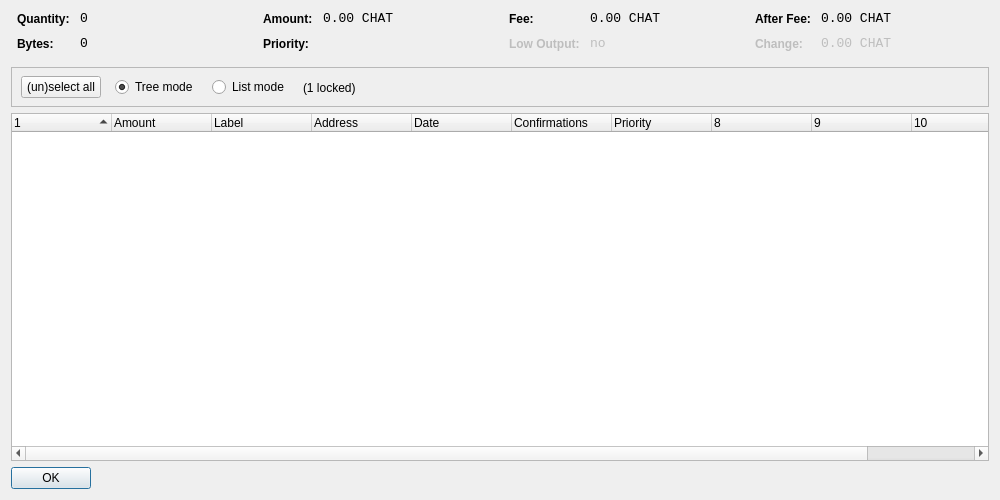
<?xml version="1.0" encoding="UTF-8"?>
<ui version="4.0">
 <class>CoinControlDialog</class>
 <widget class="QDialog" name="CoinControlDialog">
  <property name="geometry">
   <rect>
    <x>0</x>
    <y>0</y>
    <width>1000</width>
    <height>500</height>
   </rect>
  </property>
  <property name="windowTitle">
   <string>Coin Control</string>
  </property>
  <layout class="QVBoxLayout" name="verticalLayout">
   <item>
    <layout class="QHBoxLayout" name="horizontalLayoutTop" stretch="0,0,0,0">
     <property name="topMargin">
      <number>0</number>
     </property>
     <property name="bottomMargin">
      <number>10</number>
     </property>
     <item>
      <layout class="QFormLayout" name="formLayoutCoinControl1">
       <property name="horizontalSpacing">
        <number>10</number>
       </property>
       <property name="verticalSpacing">
        <number>10</number>
       </property>
       <property name="leftMargin">
        <number>6</number>
       </property>
       <property name="rightMargin">
        <number>6</number>
       </property>
       <item row="0" column="0">
        <widget class="QLabel" name="labelCoinControlQuantityText">
         <property name="styleSheet">
          <string notr="true">font-weight:bold;</string>
         </property>
         <property name="text">
          <string>Quantity:</string>
         </property>
        </widget>
       </item>
       <item row="0" column="1">
        <widget class="QLabel" name="labelCoinControlQuantity">
         <property name="font">
          <font>
           <family>Monospace</family>
           <pointsize>10</pointsize>
          </font>
         </property>
         <property name="cursor">
          <cursorShape>IBeamCursor</cursorShape>
         </property>
         <property name="contextMenuPolicy">
          <enum>Qt::ActionsContextMenu</enum>
         </property>
         <property name="text">
          <string notr="true">0</string>
         </property>
         <property name="textInteractionFlags">
          <set>Qt::LinksAccessibleByMouse|Qt::TextSelectableByKeyboard|Qt::TextSelectableByMouse</set>
         </property>
        </widget>
       </item>
       <item row="1" column="0">
        <widget class="QLabel" name="labelCoinControlBytesText">
         <property name="styleSheet">
          <string notr="true">font-weight:bold;</string>
         </property>
         <property name="text">
          <string>Bytes:</string>
         </property>
        </widget>
       </item>
       <item row="1" column="1">
        <widget class="QLabel" name="labelCoinControlBytes">
         <property name="font">
          <font>
           <family>Monospace</family>
           <pointsize>10</pointsize>
          </font>
         </property>
         <property name="cursor">
          <cursorShape>IBeamCursor</cursorShape>
         </property>
         <property name="contextMenuPolicy">
          <enum>Qt::ActionsContextMenu</enum>
         </property>
         <property name="text">
          <string notr="true">0</string>
         </property>
         <property name="textInteractionFlags">
          <set>Qt::LinksAccessibleByMouse|Qt::TextSelectableByKeyboard|Qt::TextSelectableByMouse</set>
         </property>
        </widget>
       </item>
      </layout>
     </item>
     <item>
      <layout class="QFormLayout" name="formLayoutCoinControl2">
       <property name="horizontalSpacing">
        <number>10</number>
       </property>
       <property name="verticalSpacing">
        <number>10</number>
       </property>
       <property name="leftMargin">
        <number>6</number>
       </property>
       <property name="rightMargin">
        <number>6</number>
       </property>
       <item row="0" column="0">
        <widget class="QLabel" name="labelCoinControlAmountText">
         <property name="styleSheet">
          <string notr="true">font-weight:bold;</string>
         </property>
         <property name="text">
          <string>Amount:</string>
         </property>
        </widget>
       </item>
       <item row="0" column="1">
        <widget class="QLabel" name="labelCoinControlAmount">
         <property name="font">
          <font>
           <family>Monospace</family>
           <pointsize>10</pointsize>
          </font>
         </property>
         <property name="cursor">
          <cursorShape>IBeamCursor</cursorShape>
         </property>
         <property name="contextMenuPolicy">
          <enum>Qt::ActionsContextMenu</enum>
         </property>
         <property name="text">
          <string notr="true">0.00 CHAT</string>
         </property>
         <property name="textInteractionFlags">
          <set>Qt::LinksAccessibleByMouse|Qt::TextSelectableByKeyboard|Qt::TextSelectableByMouse</set>
         </property>
        </widget>
       </item>
       <item row="1" column="0">
        <widget class="QLabel" name="labelCoinControlPriorityText">
         <property name="styleSheet">
          <string notr="true">font-weight:bold;</string>
         </property>
         <property name="text">
          <string>Priority:</string>
         </property>
        </widget>
       </item>
       <item row="1" column="1">
        <widget class="QLabel" name="labelCoinControlPriority">
         <property name="font">
          <font>
           <family>Monospace</family>
           <pointsize>10</pointsize>
          </font>
         </property>
         <property name="cursor">
          <cursorShape>IBeamCursor</cursorShape>
         </property>
         <property name="contextMenuPolicy">
          <enum>Qt::ActionsContextMenu</enum>
         </property>
         <property name="text">
          <string/>
         </property>
         <property name="textInteractionFlags">
          <set>Qt::LinksAccessibleByMouse|Qt::TextSelectableByKeyboard|Qt::TextSelectableByMouse</set>
         </property>
        </widget>
       </item>
      </layout>
     </item>
     <item>
      <layout class="QFormLayout" name="formLayoutCoinControl3">
       <property name="horizontalSpacing">
        <number>10</number>
       </property>
       <property name="verticalSpacing">
        <number>10</number>
       </property>
       <property name="leftMargin">
        <number>6</number>
       </property>
       <property name="rightMargin">
        <number>6</number>
       </property>
       <item row="0" column="0">
        <widget class="QLabel" name="labelCoinControlFeeText">
         <property name="styleSheet">
          <string notr="true">font-weight:bold;</string>
         </property>
         <property name="text">
          <string>Fee:</string>
         </property>
        </widget>
       </item>
       <item row="0" column="1">
        <widget class="QLabel" name="labelCoinControlFee">
         <property name="font">
          <font>
           <family>Monospace</family>
           <pointsize>10</pointsize>
          </font>
         </property>
         <property name="cursor">
          <cursorShape>IBeamCursor</cursorShape>
         </property>
         <property name="contextMenuPolicy">
          <enum>Qt::ActionsContextMenu</enum>
         </property>
         <property name="text">
          <string notr="true">0.00 CHAT</string>
         </property>
         <property name="textInteractionFlags">
          <set>Qt::LinksAccessibleByMouse|Qt::TextSelectableByKeyboard|Qt::TextSelectableByMouse</set>
         </property>
        </widget>
       </item>
       <item row="1" column="0">
        <widget class="QLabel" name="labelCoinControlLowOutputText">
         <property name="enabled">
          <bool>false</bool>
         </property>
         <property name="styleSheet">
          <string notr="true">font-weight:bold;</string>
         </property>
         <property name="text">
          <string>Low Output:</string>
         </property>
        </widget>
       </item>
       <item row="1" column="1">
        <widget class="QLabel" name="labelCoinControlLowOutput">
         <property name="enabled">
          <bool>false</bool>
         </property>
         <property name="font">
          <font>
           <family>Monospace</family>
           <pointsize>10</pointsize>
          </font>
         </property>
         <property name="cursor">
          <cursorShape>IBeamCursor</cursorShape>
         </property>
         <property name="contextMenuPolicy">
          <enum>Qt::ActionsContextMenu</enum>
         </property>
         <property name="text">
          <string>no</string>
         </property>
         <property name="textInteractionFlags">
          <set>Qt::LinksAccessibleByMouse|Qt::TextSelectableByKeyboard|Qt::TextSelectableByMouse</set>
         </property>
        </widget>
       </item>
      </layout>
     </item>
     <item>
      <layout class="QFormLayout" name="formLayoutCoinControl4">
       <property name="horizontalSpacing">
        <number>10</number>
       </property>
       <property name="verticalSpacing">
        <number>10</number>
       </property>
       <property name="leftMargin">
        <number>6</number>
       </property>
       <property name="rightMargin">
        <number>6</number>
       </property>
       <item row="0" column="0">
        <widget class="QLabel" name="labelCoinControlAfterFeeText">
         <property name="styleSheet">
          <string notr="true">font-weight:bold;</string>
         </property>
         <property name="text">
          <string>After Fee:</string>
         </property>
        </widget>
       </item>
       <item row="0" column="1">
        <widget class="QLabel" name="labelCoinControlAfterFee">
         <property name="font">
          <font>
           <family>Monospace</family>
           <pointsize>10</pointsize>
          </font>
         </property>
         <property name="cursor">
          <cursorShape>IBeamCursor</cursorShape>
         </property>
         <property name="contextMenuPolicy">
          <enum>Qt::ActionsContextMenu</enum>
         </property>
         <property name="text">
          <string notr="true">0.00 CHAT</string>
         </property>
         <property name="textInteractionFlags">
          <set>Qt::LinksAccessibleByMouse|Qt::TextSelectableByKeyboard|Qt::TextSelectableByMouse</set>
         </property>
        </widget>
       </item>
       <item row="1" column="0">
        <widget class="QLabel" name="labelCoinControlChangeText">
         <property name="enabled">
          <bool>false</bool>
         </property>
         <property name="styleSheet">
          <string notr="true">font-weight:bold;</string>
         </property>
         <property name="text">
          <string>Change:</string>
         </property>
        </widget>
       </item>
       <item row="1" column="1">
        <widget class="QLabel" name="labelCoinControlChange">
         <property name="enabled">
          <bool>false</bool>
         </property>
         <property name="font">
          <font>
           <family>Monospace</family>
           <pointsize>10</pointsize>
          </font>
         </property>
         <property name="cursor">
          <cursorShape>IBeamCursor</cursorShape>
         </property>
         <property name="contextMenuPolicy">
          <enum>Qt::ActionsContextMenu</enum>
         </property>
         <property name="text">
          <string notr="true">0.00 CHAT</string>
         </property>
         <property name="textInteractionFlags">
          <set>Qt::LinksAccessibleByMouse|Qt::TextSelectableByKeyboard|Qt::TextSelectableByMouse</set>
         </property>
        </widget>
       </item>
      </layout>
     </item>
    </layout>
   </item>
   <item>
    <widget class="QFrame" name="frame">
     <property name="minimumSize">
      <size>
       <width>0</width>
       <height>40</height>
      </size>
     </property>
     <property name="frameShape">
      <enum>QFrame::StyledPanel</enum>
     </property>
     <property name="frameShadow">
      <enum>QFrame::Sunken</enum>
     </property>
     <widget class="QWidget" name="horizontalLayoutWidget">
      <property name="geometry">
       <rect>
        <x>10</x>
        <y>0</y>
        <width>781</width>
        <height>41</height>
       </rect>
      </property>
      <layout class="QHBoxLayout" name="horizontalLayoutPanel" stretch="0,0,0,0,0">
       <property name="spacing">
        <number>14</number>
       </property>
       <item>
        <widget class="QPushButton" name="pushButtonSelectAll">
         <property name="sizePolicy">
          <sizepolicy hsizetype="Maximum" vsizetype="Fixed">
           <horstretch>0</horstretch>
           <verstretch>0</verstretch>
          </sizepolicy>
         </property>
         <property name="text">
          <string>(un)select all</string>
         </property>
        </widget>
       </item>
       <item>
        <widget class="QRadioButton" name="radioTreeMode">
         <property name="sizePolicy">
          <sizepolicy hsizetype="Maximum" vsizetype="Fixed">
           <horstretch>0</horstretch>
           <verstretch>0</verstretch>
          </sizepolicy>
         </property>
         <property name="text">
          <string>Tree mode</string>
         </property>
         <property name="checked">
          <bool>true</bool>
         </property>
        </widget>
       </item>
       <item>
        <widget class="QRadioButton" name="radioListMode">
         <property name="sizePolicy">
          <sizepolicy hsizetype="Maximum" vsizetype="Fixed">
           <horstretch>0</horstretch>
           <verstretch>0</verstretch>
          </sizepolicy>
         </property>
         <property name="text">
          <string>List mode</string>
         </property>
        </widget>
       </item>
       <item>
        <widget class="QLabel" name="labelLocked">
         <property name="text">
          <string>(1 locked)</string>
         </property>
        </widget>
       </item>
       <item>
        <spacer name="horizontalSpacer">
         <property name="orientation">
          <enum>Qt::Horizontal</enum>
         </property>
         <property name="sizeHint" stdset="0">
          <size>
           <width>40</width>
           <height>20</height>
          </size>
         </property>
        </spacer>
       </item>
      </layout>
     </widget>
    </widget>
   </item>
   <item>
    <widget class="CoinControlTreeWidget" name="treeWidget">
     <property name="contextMenuPolicy">
      <enum>Qt::CustomContextMenu</enum>
     </property>
     <property name="sortingEnabled">
      <bool>false</bool>
     </property>
     <property name="columnCount">
      <number>11</number>
     </property>
     <attribute name="headerShowSortIndicator" stdset="0">
      <bool>true</bool>
     </attribute>
     <attribute name="headerStretchLastSection">
      <bool>false</bool>
     </attribute>
     <column>
      <property name="text">
       <string/>
      </property>
     </column>
     <column>
      <property name="text">
       <string>Amount</string>
      </property>
     </column>
     <column>
      <property name="text">
       <string notr="true">Label</string>
      </property>
     </column>
     <column>
      <property name="text">
       <string>Address</string>
      </property>
     </column>
     <column>
      <property name="text">
       <string>Date</string>
      </property>
     </column>
     <column>
      <property name="text">
       <string>Confirmations</string>
      </property>
      <property name="toolTip">
       <string>Confirmed</string>
      </property>
     </column>
     <column>
      <property name="text">
       <string>Priority</string>
      </property>
     </column>
     <column>
      <property name="text">
       <string/>
      </property>
     </column>
     <column>
      <property name="text">
       <string/>
      </property>
     </column>
     <column>
      <property name="text">
       <string/>
      </property>
     </column>
     <column>
      <property name="text">
       <string/>
      </property>
     </column>
    </widget>
   </item>
   <item>
    <widget class="QDialogButtonBox" name="buttonBox">
     <property name="sizePolicy">
      <sizepolicy hsizetype="Maximum" vsizetype="Fixed">
       <horstretch>0</horstretch>
       <verstretch>0</verstretch>
      </sizepolicy>
     </property>
     <property name="orientation">
      <enum>Qt::Horizontal</enum>
     </property>
     <property name="standardButtons">
      <set>QDialogButtonBox::Ok</set>
     </property>
    </widget>
   </item>
  </layout>
 </widget>
 <customwidgets>
  <customwidget>
   <class>CoinControlTreeWidget</class>
   <extends>QTreeWidget</extends>
   <header>coincontroltreewidget.h</header>
  </customwidget>
 </customwidgets>
 <resources/>
 <connections/>
</ui>
